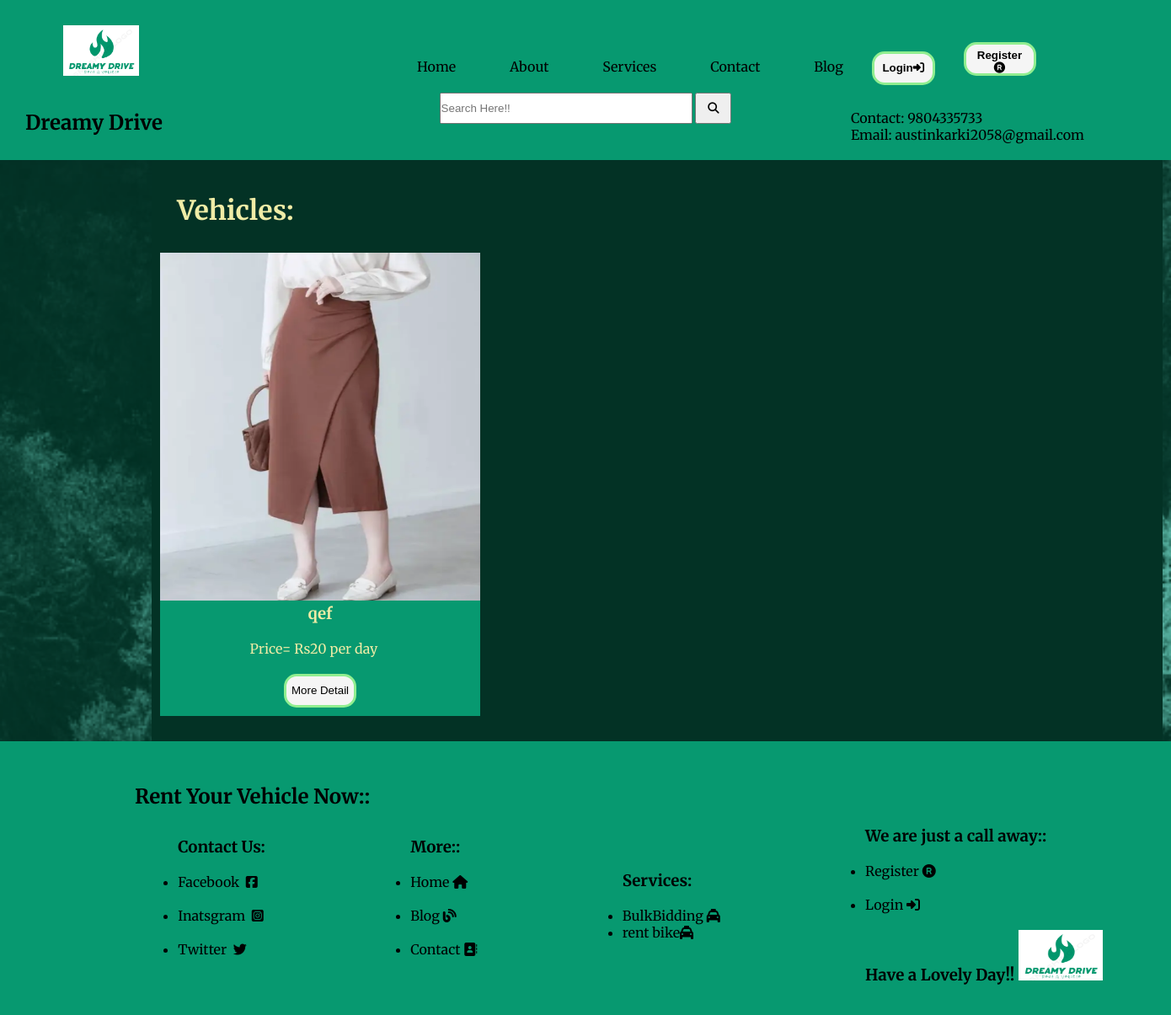
/type/eoj/, run on an earlier commit of the app's database.
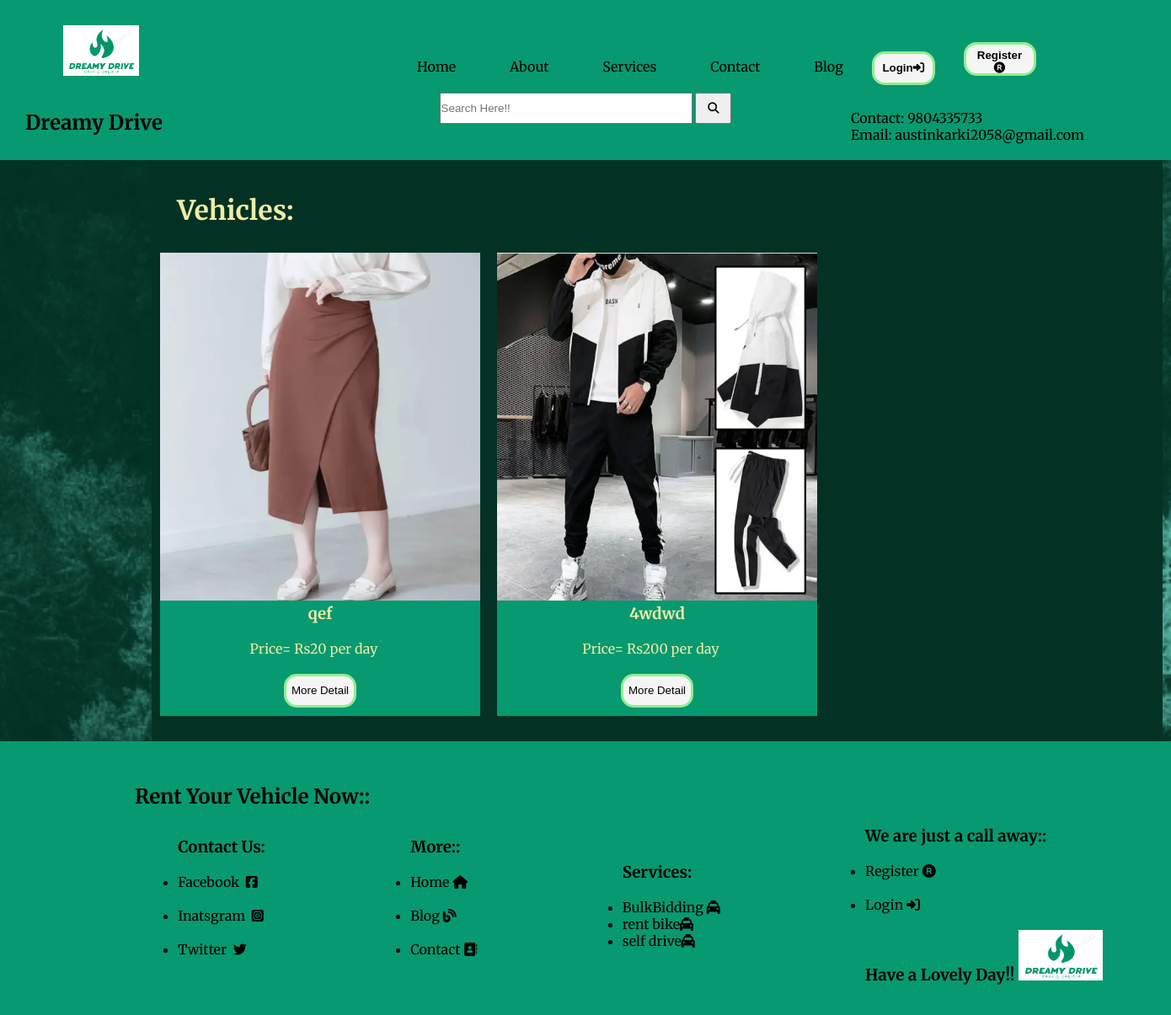
And on a later commit of the database.
### home/models.py (models this page shows, shortened)
class vehicle(models.Model):
    name = models.CharField(max_length=300)
    image = models.ImageField(upload_to="media", default="name")
    slug = models.CharField(max_length=500, unique=True)
    vehicle_description = models.TextField(blank=False, max_length=200, default="")
    vehicle_specification = models.TextField(blank=False, max_length=200, default="")
    price_per_day = models.IntegerField()
    vehicle_owner = models.ForeignKey(User, related_name="vehicle_owner", on_delete=models.CASCADE, null=True)
    Company_name = models.CharField(max_length=300)
    Company_contact = models.CharField(max_length=300)
    Vehicle_number = models.CharField(max_length=300)
    color = models.CharField(max_length=300)
    mileage = models.IntegerField()
    engine_type = models.CharField(max_length=10, choices=TYPE_CHOICES)
    TermsCondition1 = models.TextField(blank=False, max_length=200)
    category = models.ForeignKey(Category, on_delete=models.CASCADE)
    type = models.ForeignKey(Type, on_delete=models.CASCADE)
    stock = models.CharField(choices=STOCK, max_length=50)

class Category(models.Model):
    name = models.CharField(max_length=200)
    slug = models.CharField(max_length=500, unique=True)

### home/views.py (the view)
# urls.py: path('type/<slug>/', TypeView.as_view(), name='TypeView'),
class TypeView(Base):
    def get(self, request, slug):
        type_id = Type.objects.get(slug=slug).id
        self.views["type_products"] = vehicle.objects.filter(type_id=type_id)
        self.views["category"] = Category.objects.all()
        return render(request, "type.html", self.views)

### Templates/type.html
{% extends 'base.html' %}
{% load static %}
{% block content %}
    <div class="headdd">
        <div class="rrr">
            <div class="q">
                <h2>Dreamy Drive</h2>
            </div>
            <div class="search">
               <form action="/search" method="GET">
                    <input class="ccss" name="query" type="text" placeholder="Search Here!!">
                    <button class="ccsss" type="submit"><i class="fa fa-search"></i></button>
                </form>
            </div>
            <div class="q">
                <p>Contact: <a href="tel:9804335733">9804335733</a></p>
                <p>Email: <a
                        href="mailto:austinkarki2058@gmail.com?subject=contact&body=write here">austinkarki2058@gmail.com</a>
                </p>
            </div>
        </div>
    </div>
    <div class="container">
        <div class="backkkk">
            <div class="innboxxxy">
                <h1><br>&nbsp;&nbsp;&nbsp;&nbsp;Vehicles:</h1><br>
                <div class="bbooxx">
                {% if type_products %}
                    {% for cat in type_products %}
                    <div class="inboiii">
                        <img src="{{cat.image.url}}" alt="" height="75%" width="100%">
                        <div class="center">
                            <h3>{{cat.name}}</h3>
                        </div><br>
                        <div class="center">
                            <p>Price= Rs{{cat.price_per_day}} per day &nbsp; &nbsp;<br><br><button class="box2" type="button"><a href="/detail/{{cat.slug}}">More
                                    Detail</a></button> </p>
                        </div>
                    </div>
                    {% endfor %}
                    {% else %}
                    <center><strong><br><br>&nbsp;&nbsp;&nbsp;&nbsp;&nbsp;&nbsp;&nbsp;&nbsp;&nbsp;&nbsp;&nbsp;&nbsp;No &nbsp;result &nbsp;Found &nbsp;!!  &nbsp;Try &nbsp;another &nbsp;Keyword.<br><br><br></strong></center>
                    {% endif %}
                </div><br>
            </div>
        </div>
{% endblock %}

### Templates/base.html (shortened to what this page needs)
<!DOCTYPE html>
{% load static %}
<html lang="en">
<head>
    <link rel="stylesheet" href="{% static 'css/style.css' %}">
    <link rel="stylesheet" href="https://cdnjs.cloudflare.com/ajax/libs/font-awesome/6.5.1/css/all.min.css"
 />
</head>
<body>
    <header class="container">
        <div class="head">
            <div class="heaim">
                <img src="{% static 'img/logo.png' %}" width="90px" height="60px">
            </div>
            <div class="headd">
                <ul>
                    <li><a href="/">Home</a></li>
                    <li><a href="/about">About</a></li>
                    <li><a href="">Services</a>
                    </li>
                    <li><a href="/contact">Contact</a></li>
                    <li><a href="/blog">Blog</a></li>
                    {% if user.is_authenticated %}
                    <li><button class="box1"><strong><a href="{% url 'logout' %}">Logout<i
                                        class="fa-solid fa-right-to-bracket"></i></a></strong></button>
                    </li>
                        <li><button class="box2"><strong><a href="/my_account">Account <i class="fa-solid fa-user"></i></a></strong></button></li>
                        {% else %}
                        <button class="box1"><strong><a href="/account/login">Login<i
                                        class="fa-solid fa-right-to-bracket"></i></a></strong></button>
                        <li><button class="box2"><strong><a href="/signup">Register <i
                                        class="fa-solid fa-registered"></i></a></strong></button></li>
                    {% endif %}
                </ul>
            </div>
        </div>
    </header>
        {% block content %}
        {% endblock %}
   <footer class="contain">
        <div class="foot">
            <h2 class="ff">Rent Your Vehicle Now::</h2>
            <div class="fut">
                <div class="footerrr">
                    <h3>Contact Us:</h3><br>
                    <ul>
                        <li><a href="https://Facebook.com">Facebook &nbsp;<i
                                    class="fa-brands fa-square-facebook"></i></a></li><br>
                        <li><a href="https://Instagram.com">Inatsgram &nbsp;<i
                                    class="fa-brands fa-square-instagram"></i></a></li><br>
                        <li><a href="https://Twitter.com">Twitter &nbsp;<i class="fa-brands fa-twitter"></i></a></li>
                        <br>
                    </ul>
                </div>
                <div class="footerr">
                    <h3>More::</h3><br>
                    <ul>
                        <li><a href="index.html">Home <i class="fa-solid fa-house"></i></a></li><br>
                        <li><a href="Blog.html">Blog <i class="fa-solid fa-blog"></i></a></li><br>
                        <li><a href="contact.html">Contact <i class="fa-solid fa-address-book"></i></a></li><br>
                    </ul>
                </div>
                <div class="footerr">
                    <h3>Services:</h3><br>
                    <ul>
                        <li><a href="/bulkbidding">BulkBidding <i class="fa-solid fa-taxi"></i></a></li>
                        {% for cat in category %}
                        <li><a href="">{{cat.name}}<i class="fa-solid fa-taxi"></i></a></li>
                        {% endfor %}
                    </ul>
                </div>
                <div class="footerr">
                    <h3>We are just a call away::</h3><br>
                    <ul>
                        <li><a href="signup.html" class="cccc">Register&nbsp;<i class="fa-solid fa-registered"></i></li>
                        </a><br>
                        <li><a href="login.html" class="cccc">Login&nbsp;<i
                                    class="fa-solid fa-right-to-bracket"></i></a></li>
                    </ul><br>
                    <h3>Have a Lovely Day!! <img src="{% static 'img/logo.png' %}" width="100px" height="60px"></h3>
                </div>
            </div>
        </div>
    </footer>
</body>
</html>

What changed in the data, as far as the page shows it:
added vehicle: image (picture), name "4wdwd", price_per_day "200"
added Category: name "self drive"
